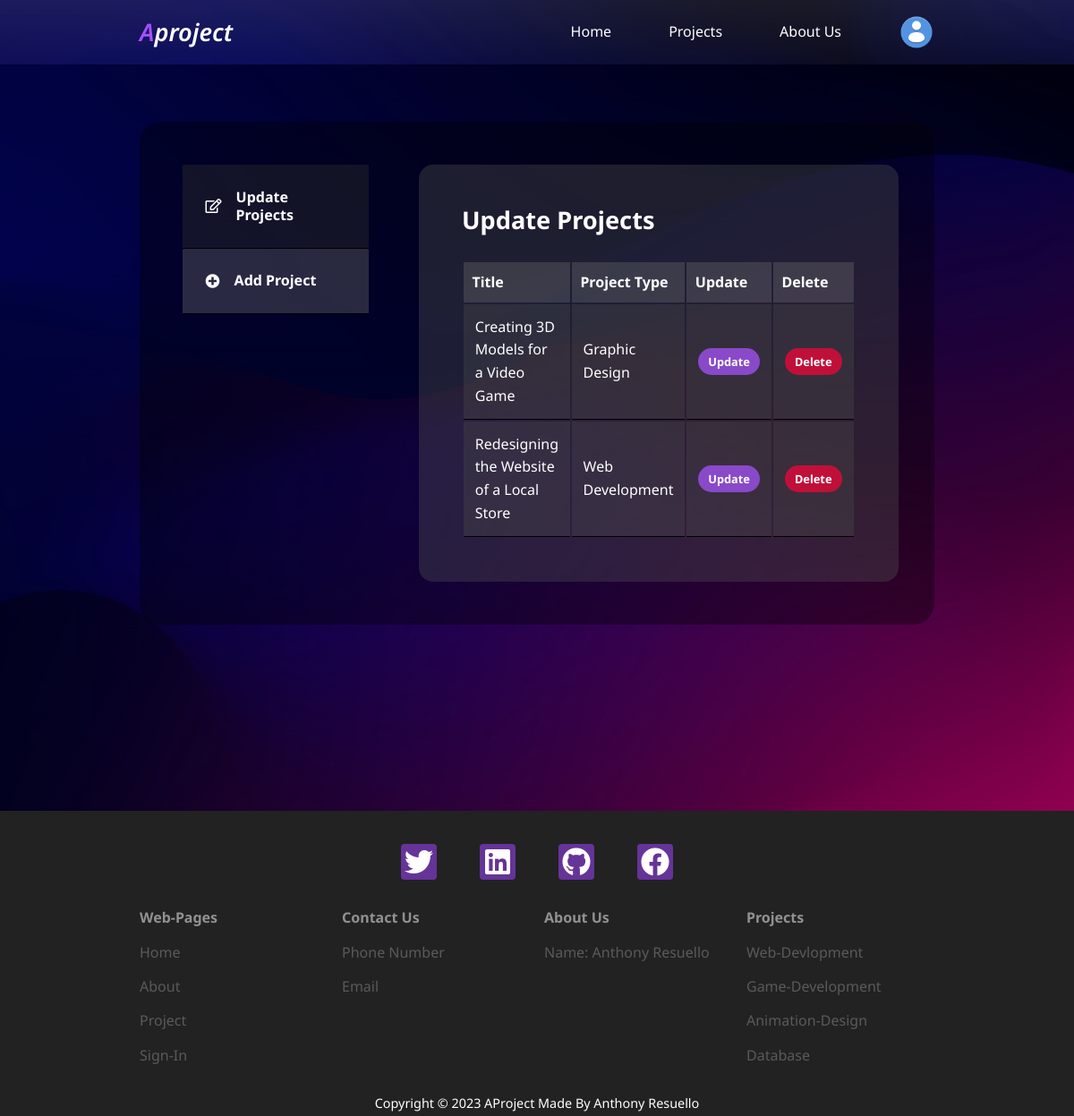
The app's page /user/view-projects.php (signed in) with its own data.
### tables this page shows
CREATE TABLE `projects` (
  `id` int UNSIGNED NOT NULL,
  `title` varchar(255) NOT NULL,
  `body` text NOT NULL,
  `project_image` varchar(255) NOT NULL,
  `date_time` timestamp NOT NULL DEFAULT CURRENT_TIMESTAMP,
  `project_type_id` int UNSIGNED NOT NULL,
  `student_id` int UNSIGNED DEFAULT NULL,
  `is_featured` tinyint(1) NOT NULL
);

CREATE TABLE `project_types` (
  `id` int UNSIGNED NOT NULL,
  `name` varchar(50) NOT NULL
);

### user/view-projects.php (the view, shortened to what this page needs)
<?php
include 'components/user-header.php';
$current_user_id = $_SESSION['user-id'];
$query = "SELECT id, title, project_type_id FROM projects WHERE student_id = $current_user_id ORDER BY id DESC";
$projects = mysqli_query($connection, $query);
?>
<section class="view-project-section">
    <div class="container view-project-container">
        <aside>
            <li>
                <a class="active"><i class="far
                                fa-edit"></i>
                    <h5>Update Projects</h5>
                </a>
            </li>
            <li>
                <a class="add-project" href="add-project.php"><i class="fas
                                fa-plus-circle"></i>
                    <h5>Add Project</h5>
                </a>
            </li>
        </aside>
        <main>
            <h2>Update Projects</h2>
            <?php if (mysqli_num_rows($projects) > 0) : ?>
                <table>
                    <thead>
                        <tr>
                            <th>Title</th>
                            <th>Project Type</th>
                            <th>Update</th>
                            <th>Delete</th>
                        </tr>
                    </thead>
                    <tbody>
                        <?php while ($project = mysqli_fetch_assoc($projects)) : ?>
                            <?php
                            $project_type_id = $project['project_type_id'];
                            $project_query = "SELECT name FROM project_types WHERE id = $project_type_id";
                            $project_result = mysqli_query($connection, $project_query);
                            $project_type = mysqli_fetch_assoc($project_result);
                            ?>
                            <tr>
                                <td><?= $project['title'] ?></td>
                                <td><?= $project_type['name'] ?></td>
                                <td><a href="update-project.php?id=<?= $project['id'] ?>" class="btn sm"> Update </a></td>
                                <td><a href="delete-project.php?id=<?= $project['id'] ?>" class="btn sm danger"> Delete </a></td>
                            </tr>
                        <?php endwhile ?>
                    </tbody>
                </table>
            <?php else : ?>
                <div class="alert-message error-message"><?= "No projects found" ?></div>
            <?php endif ?>
        </main>
    </div>
</section>
<?php
include 'components/user-footer.php';
?>

### style.css (style rules this page uses)
* { margin:0; padding: 0; border: 0; list-style: none; text-decoration: none; box-sizing: border-box; }
body { font-family: 'Noto Sans', sans-serif; line-height: 1.6; color: black; overflow-x: hidden; background: linear-gradient(rgba(0, 0, 0, 0.2), rgba(0, 0, 0, 0.2)), url('wallhaven-k7l81m.jpg'); background-repeat: no-repeat; background-size: cover; background-position: center; }
.container { width: 74%; max-width: 1800px; margin-inline: auto; }
h1, h2, h3, h4, h5 { color:white; line-height: 1.3; }
h2 { font-size: 1.7rem; margin: 1rem 0; }
a { color: white; transition: 300ms; }
.btn { display: inline-block; width: fit-content; padding: 0.6rem 1.2rem; background-color: rgb(137, 73, 201); border-radius: 1.2rem; cursor: pointer; color: white; font-weight: bold; font-size: 1rem; }
.btn.sm { padding: 0.3rem 0.7rem; font-size: 0.8rem; }
.btn.danger { background-color: rgb(192, 16, 57); }
.view-project-section { margin-top: 4rem; }
.view-project-container { display: grid; grid-template-columns: 13rem auto; gap: 2rem; background-color: #0000005d; padding: 3rem; margin-bottom: 13em; border-radius: 1.5rem; }
.view-project-container h2 { padding: 0; margin: 0 0 2rem 0; line-height: 1; }
main { background-color: #5151515d; padding: 3rem; border-radius: 1rem; }
td { color: white; }
th { color: white; }
aside h5 { font-size: 1rem; }
.view-project-section aside a { background-color: #6f6f6f5d; display: flex; gap: 1rem; align-items: center; padding: 1.6rem; border-bottom: 1px solid black; border-radius: 0.1rem; }
.view-project-section aside a.active { background-color: #2c2c2c69; }
.view-project-section main { margin-left: 1.5rem; }
.view-project-section main table { width: 100%; text-align: left; }
.view-project-section main table th { background-color: #6f6f6f5d; padding: 0.6rem; }
.view-project-section main table td { padding: 0.9rem; border-bottom: 1px solid black; }
.view-project-section main table td { padding: 0.8rem; background: #4949495f; }

### records on screen
projects: title "Creating 3D Models for a Video Game", project_type.name "Graphic Design"
projects: title "Redesigning the Website of a Local Store", project_type.name "Web Development"
